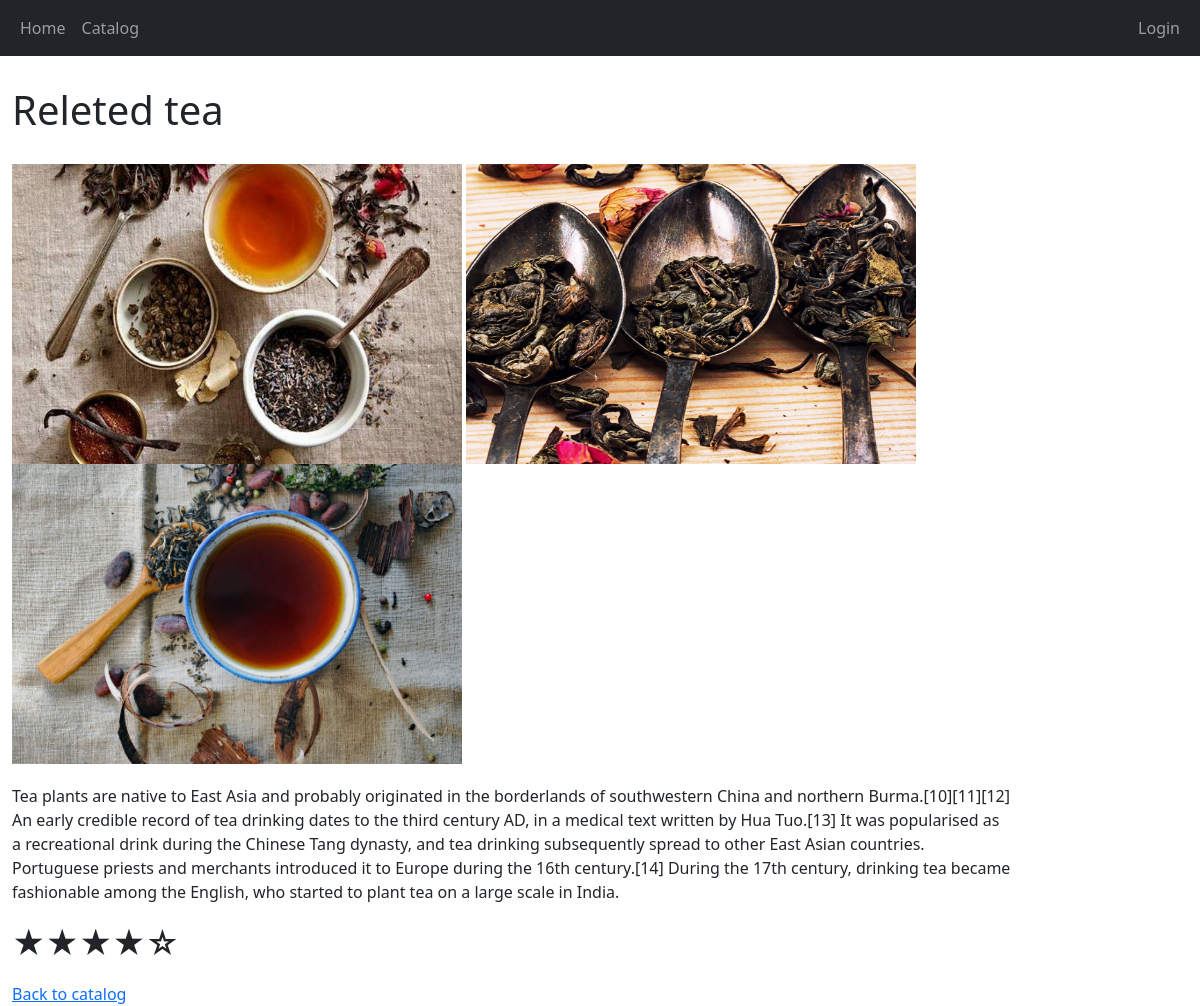
Page /reletedtea/ on the committed database.
### server/models.py (models this page shows, shortened)
class Product(models.Model):
    title = models.CharField("Название", max_length=255)
    price = models.IntegerField("Цена")
    description = models.TextField("Описание", default="")
    image = models.ImageField("Фотография", null=True, upload_to='products')
    image2 = models.ImageField("Фотография", null=True, upload_to='products')
    image3 = models.ImageField("Фотография", null=True, upload_to='products')
    reiting = models.FloatField("Рейтинг", default=0)
    class Meta:
        verbose_name = 'Товар'
        verbose_name_plural = 'Товары'

### server/views.py (the view)
# urls.py: path('reletedtea/', views.reletedtea),
def reletedtea(request):
    product6 = Product.objects.get(id=8)
    return render(
        request,
        'server/tea/reletedtea.html',
        context={
            'product6': product6
        }
    )

### cart/context_processors.py (called while the page is built)
def cart(request):
    return {'cart': Cart(request)}

### server/context_processors.py (called while the page is built)
def basket_items_count(request):
    if request.user.is_authenticated:
        return {
            "basket_items": Basket.objects.filter(client=request.user).count()
        }
    return {
            "basket_items": "0"
        }

### server/templates/server/tea/reletedtea.html (shortened to what this page needs)
{% extends 'server/base.html' %}
{% block content %}
    <div>
        <h1>{{ product6.title }}</h1>
        <img src="{{ product6.image.url }}" alt="" width="400">
        <img src="{{ product6.image2.url }}" alt="" width="400">
        <img src="{{ product6.image3.url }}" alt="" width="400">
        <div id="text">
            <p>{{ product6.description }}</p>
        </div>
        <h2><p>&#9733;&#9733;&#9733;&#9733;&#9734;</p></h2>
         <a href="catalog/">Back to catalog</a>
    </div>
{% endblock %}

### server/templates/server/tea/reletedtea.html (style rules this page uses)
#text { width: 1000px; }
img { height: 300px; width: 450px; }
p { margin-top: 20px; margin-bottom: 20px; }
h1 { margin-top: 30px; margin-bottom: 30px; }

### rows in the picture
Product: title "Releted tea", image (picture), image2 (picture), image3 (picture), description "Tea plants are native to East Asia and probably originated in the borderlands of southwestern China and northern Burma.[10][11][12] An early credible record of tea drinking dates to the third century AD, in a medical text written by Hua Tuo.[13] It was popularised as a recreational drink during the Chinese Tang dynasty, and tea drinking subsequently spread to other East Asian countries. Portuguese priests and merchants introduced it to Europe during the 16th century.[14] During the 17th century, drinking tea became fashionable among the English, who started to plant tea on a large scale in India."
